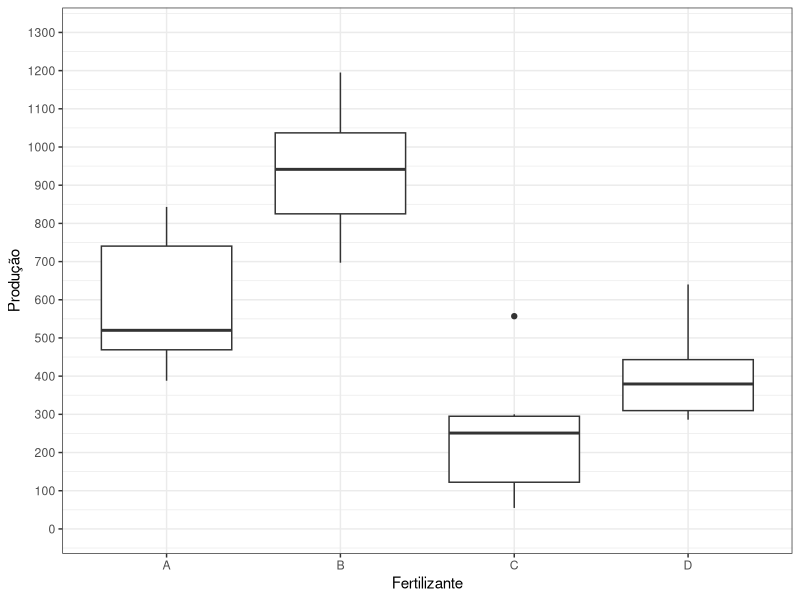
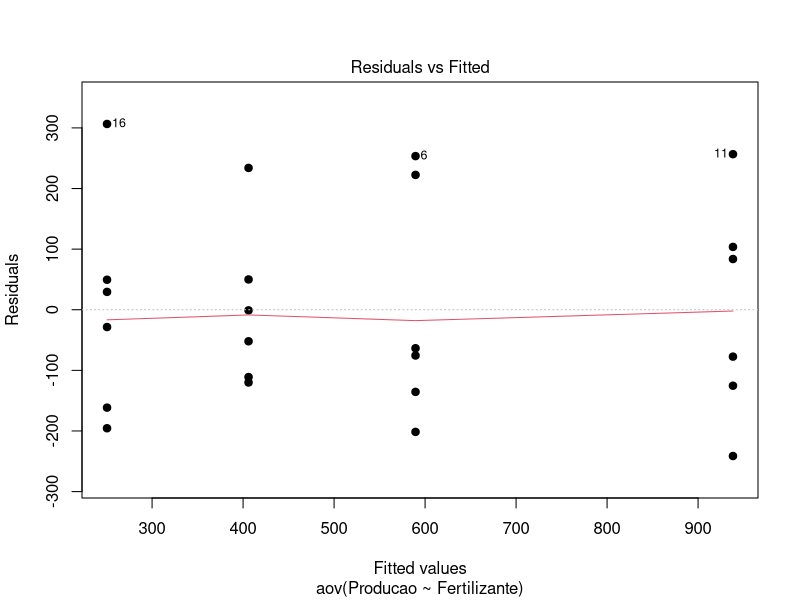
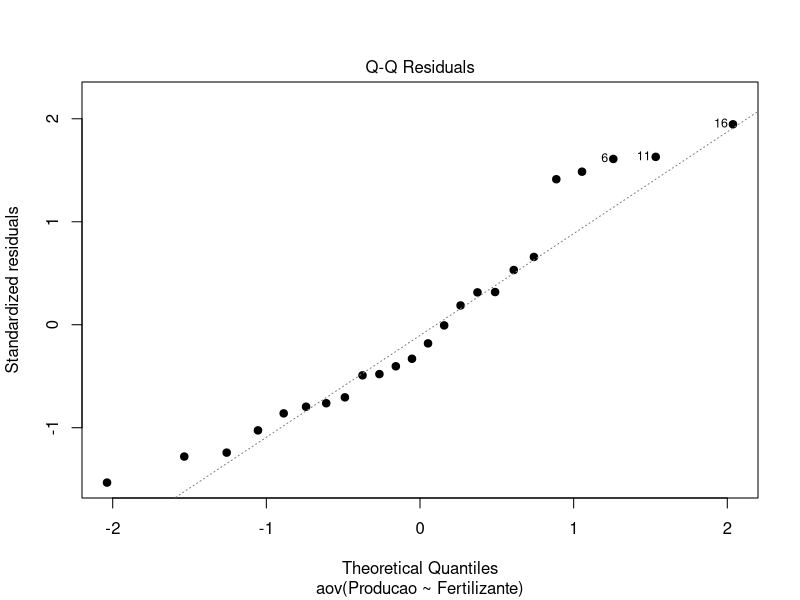
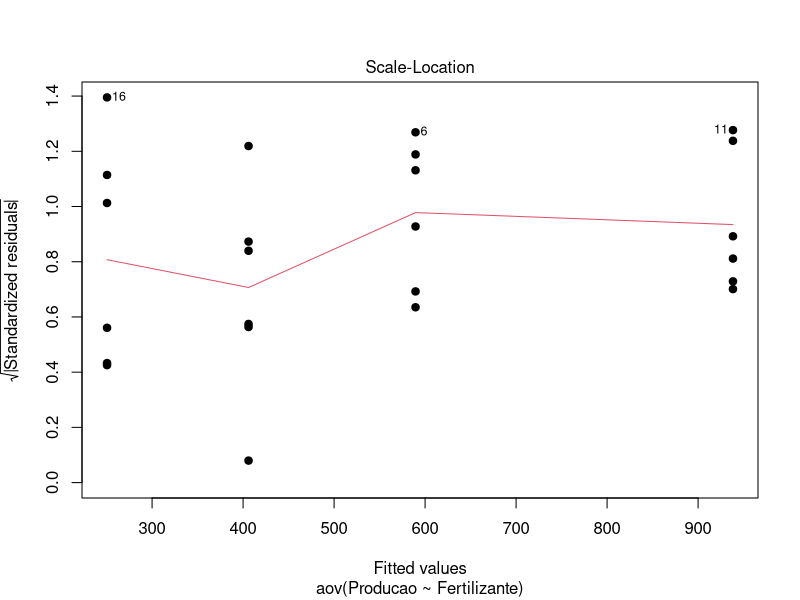
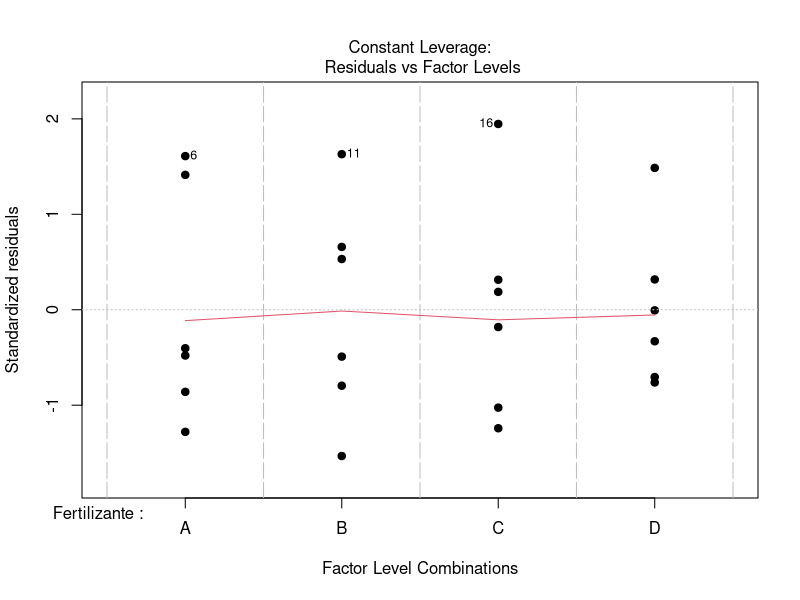
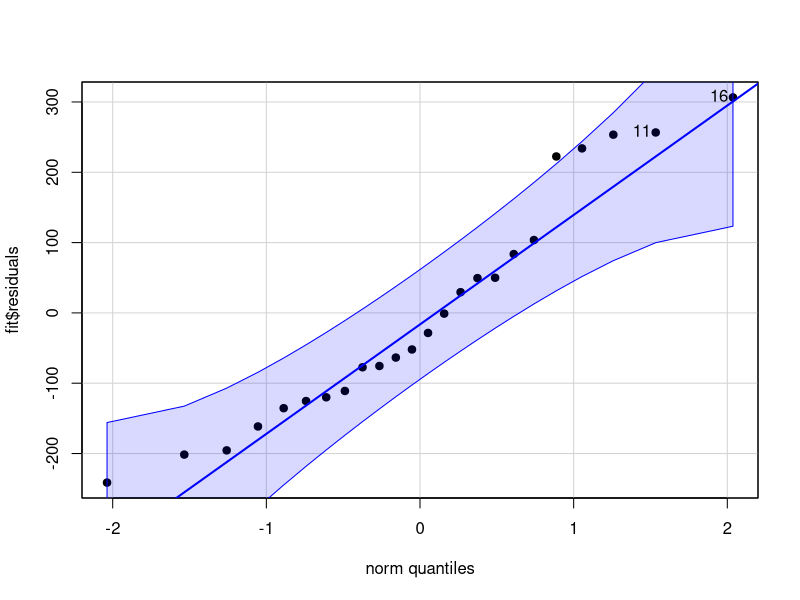
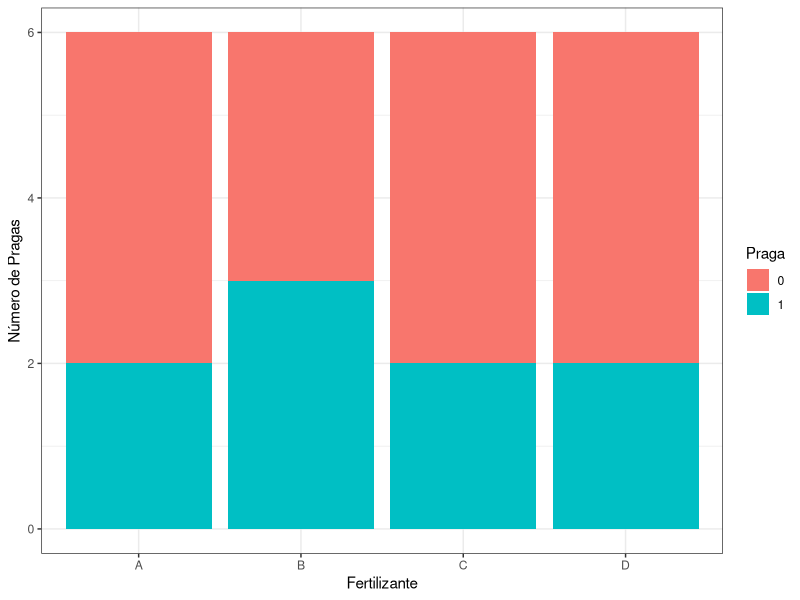
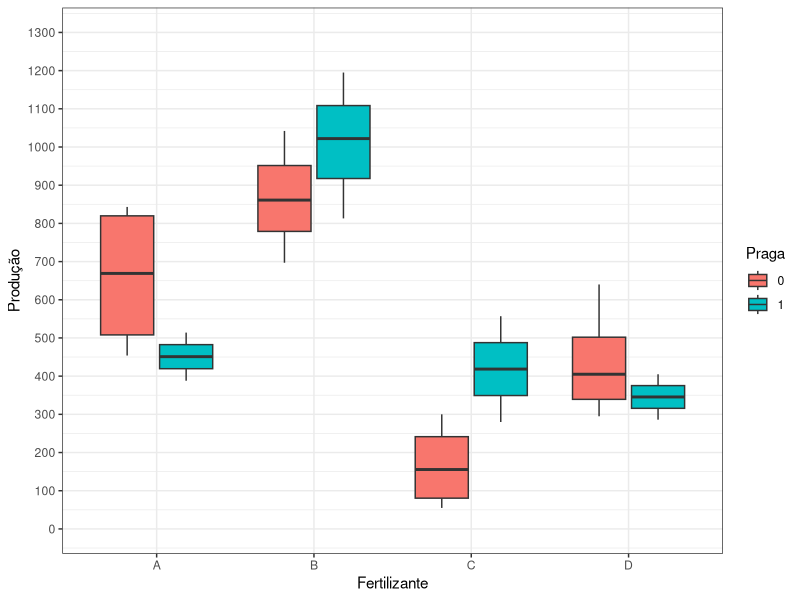

Write R code to recreate these figures, in order.
## ---- chunk 1
knitr::opts_chunk$set(warning = FALSE)
library(ggplot2)
## ---- chunk 2
base <- openxlsx::read.xlsx("./dados_atividade.xlsx")
base$Praga <- as.factor(base$Praga)
base$Fertilizante <- as.factor(base$Fertilizante)
base |> head() |> knitr::kable()
## ---- chunk 3
base |> 
	dplyr::group_by(Fertilizante) |> 
	dplyr::summarise("Mediana" = round(median(Producao), 2),
									 "Média" = round(mean(Producao), 2),
									 "Mínimo" = round(min(Producao), 2),
									 "Máximo" = round(max(Producao), 2),
									 "Desvio Padrão" = round(sd(Producao), 2),
									 "Variância" = round(var(Producao), 2)) |> 
	knitr::kable()
## ---- chunk 4
base |> 
	ggplot(aes(y = Producao, x = Fertilizante)) +
	geom_boxplot() +
	theme_bw() +
	labs(y = "Produção") +
	scale_y_continuous(limits = c(0, 1300), breaks = seq(0, 1300, 100))
## ---- chunk 5
fit <- aov(Producao ~ Fertilizante, data = base)
summary(fit)
## ---- chunk 6
plot(fit, wich = 5, pch = 19)
## ---- chunk 7
car::qqPlot(fit$residuals, pch = 19)
## ---- chunk 8
shapiro.test(fit$residuals)
## ---- chunk 9
bartlett.test(Producao ~ Fertilizante, data = base)
## ---- chunk 10
TukeyHSD(fit)
## ---- chunk 11
tab <- table(base$Fertilizante, base$Praga)
tab
## ---- chunk 12
prop.table(tab) |> round(2)
## ---- chunk 13
base |> 
	ggplot(aes(x = Fertilizante, fill = Praga)) +
	geom_bar() +
	theme_bw() +
	ylab("Número de Pragas")
## ---- chunk 14
fit <- glm(Praga ~ Fertilizante, data = base, family = binomial())
summary(fit)
## ---- chunk 15
anova(fit, test="Chisq")
## ---- chunk 16
options(dplyr.summarise.inform = FALSE)
base |> 
	dplyr::group_by(Fertilizante, Praga) |> 
	dplyr::summarise("Mediana" = round(median(Producao), 2),
									 "Média" = round(mean(Producao), 2),
									 "Mínimo" = round(min(Producao), 2),
									 "Máximo" = round(max(Producao), 2),
									 "Desvio Padrão" = round(sd(Producao), 2),
									 "Variância" = round(var(Producao), 2)) |> 
	knitr::kable()
## ---- chunk 17
base |> 
	ggplot(aes(y = Producao, x = Fertilizante, fill = Praga)) +
	geom_boxplot() +
	theme_bw() +
	labs(y = "Produção") +
	scale_y_continuous(limits = c(0, 1300), breaks = seq(0, 1300, 100))
## ---- chunk 18
fit <- aov(Producao ~ Fertilizante * Praga, data = base)
summary(fit)
